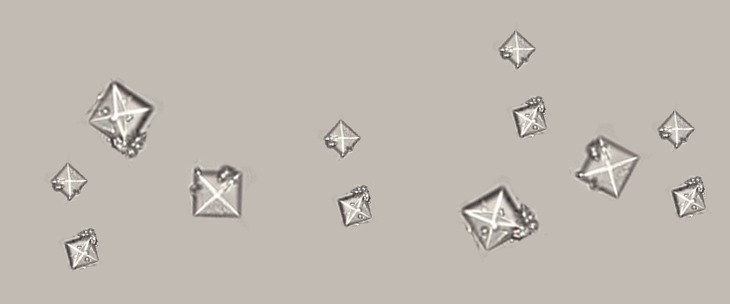
#> input picture ImagemTeste5.png, 730 x 304 px
$ python herenohini.py
#> lines starting #> are read from the running program, lines starting #| are printed output that depends on the picture; after the words box and inside, x2 and y2 are one past the last pixel; in counts of white or black regions, pixels touching at a corner belong together
import cv2
import numpy as np
import matplotlib.pyplot as plt

# 1. Carregar imagem (ou criar sintética para teste)
imagem = cv2.imread('ImagemTeste5.png')
#> imagem is the input picture: shape (304, 730, 3); mean B, G, R 177.4, 185.1, 192

imagem_colorida = imagem.copy()
imagem = cv2.cvtColor(imagem, cv2.COLOR_BGR2GRAY)
#> imagem: shape (304, 730)

# 2. Suavizar para reduzir ruído
imagem_suave = cv2.GaussianBlur(imagem, (5,5), 1)

# 3. Detectar bordas com Canny
bordas = cv2.Canny(imagem_suave, 30, 100)
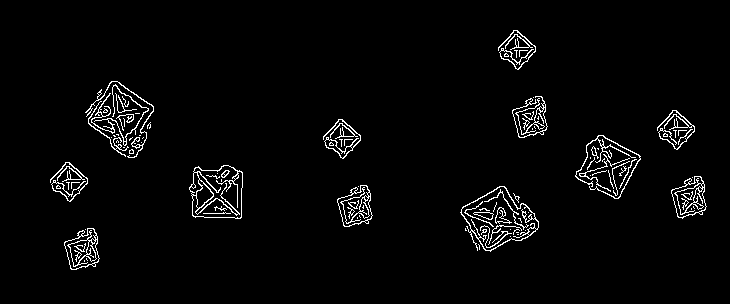
#> bordas: shape (304, 730); 2.9% white in thin lines or dots, all inside (x1, y1, x2, y2) = (50, 30, 707, 270)

# 4. Fechar as bordas (dilatação + erosão)
kernel = np.ones((3,3), np.uint8)
bordas_fechadas = cv2.morphologyEx(bordas, cv2.MORPH_CLOSE, kernel)
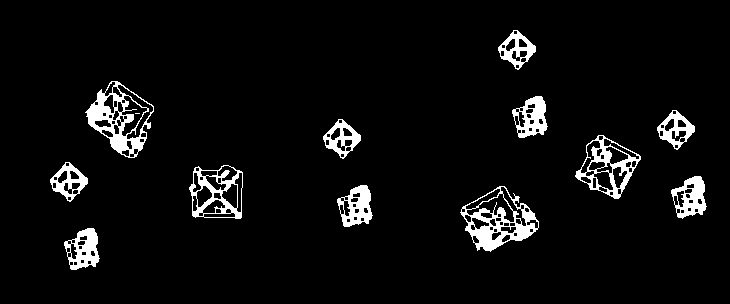
#> bordas_fechadas: shape (304, 730); 5.3% white; 13 white regions (1 under 20 px)

# 5. Encontrar contornos
contornos, _ = cv2.findContours(bordas_fechadas, cv2.RETR_EXTERNAL, cv2.CHAIN_APPROX_SIMPLE)
#> contornos = 12 contours; largest, box (x1, y1, x2, y2) and area: (85, 81, 154, 158) 3109, (460, 186, 539, 252) 3086, (575, 135, 641, 199) 2428, (189, 165, 243, 219) 2400, (671, 176, 707, 219) 1004

# 6. Calcular áreas e perímetros
areas = []
perimetros = []

for i, contorno in enumerate(contornos):
    area = cv2.contourArea(contorno)
    perimetro = cv2.arcLength(contorno, True)
    areas.append(area)
    perimetros.append(perimetro)
    print(f"Objeto {i+1}: Área = {area:.2f} px² | Perímetro = {perimetro:.2f} px")
#> this loop made 12 passes
#> (area, perimetro) on passes 1 to 12: (1002.5, 139.2), (3086.5, 278.5), (1002.5, 139.2), (1003.5, 140), (2399.5, 203.8), (834.5, 118.6), (2428, 210), (836, 118), (834.5, 118.6), (1002.5, 139.2), (3109, 263.1), (834.5, 118.6)
#| Objeto 1: Área = 1002.50 px² | Perímetro = 139.15 px
#| Objeto 2: Área = 3086.50 px² | Perímetro = 278.49 px
#| Objeto 3: Área = 1002.50 px² | Perímetro = 139.15 px
#| Objeto 4: Área = 1003.50 px² | Perímetro = 139.98 px
#| Objeto 5: Área = 2399.50 px² | Perímetro = 203.84 px
#| Objeto 6: Área = 834.50 px² | Perímetro = 118.61 px
#| Objeto 7: Área = 2428.00 px² | Perímetro = 209.97 px
#| Objeto 8: Área = 836.00 px² | Perímetro = 118.02 px
#> (further printed lines are left out)
#> after the loop, areas = [1002.5, 3086.5, 1002.5, 1003.5, 2399.5, 834.5, 2428, 836, 834.5, 1002.5, 3109, 834.5]; perimetros = [139.2, 278.5, 139.2, 140, 203.8, 118.6, 210, 118, 118.6, 139.2, 263.1, 118.6]

# 7. Desenhar contornos na imagem original com numeração
resultado = imagem_colorida.copy()
for i, contorno in enumerate(contornos):
    # Desenhar contorno
    cv2.drawContours(resultado, [contorno], -1, (0, 255, 0), 2)

    # Calcular centroide para colocar número
    M = cv2.moments(contorno)
    if M["m00"] != 0:
        cx = int(M["m10"] / M["m00"])
        cy = int(M["m01"] / M["m00"])
        cv2.putText(resultado, str(i+1), (cx, cy),
                   cv2.FONT_HERSHEY_SIMPLEX, 0.6, (255, 0, 0), 2)
#> this loop made 12 passes
#> (cx, cy) on passes 1 to 12: (82, 249), (497, 219), (355, 206), (689, 197), (216, 192), (68, 181), (607, 166), (341, 138), (675, 129), (530, 117), (120, 118), (516, 49)
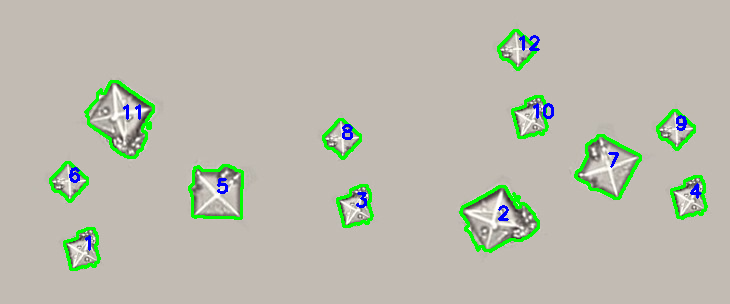
#> resultado: shape (304, 730, 3); 3.39% of pixels changed, all inside (x1, y1, x2, y2) = (49, 29, 708, 271)

# 8. Criar tabela com resultados
print("\n" + "="*50)
print(f"Total de objetos encontrados: {len(contornos)}")
#| Total de objetos encontrados: 12
print(f"Área total segmentada: {sum(areas):.2f} px²")
#| Área total segmentada: 18373.50 px²
print(f"Área média: {np.mean(areas):.2f} px²")
#| Área média: 1531.12 px²
print(f"Área mínima: {min(areas):.2f} px²")
#| Área mínima: 834.50 px²
print(f"Área máxima: {max(areas):.2f} px²")
#| Área máxima: 3109.00 px²
print(f"Perímetro total: {sum(perimetros):.2f} px")
#| Perímetro total: 1986.68 px
print(f"Perímetro médio: {np.mean(perimetros):.2f} px")
#| Perímetro médio: 165.56 px
print("="*50)

# 9. Mostrar resultados
fig = plt.figure(figsize=(15, 5))

plt.subplot(1, 3, 1)
plt.imshow(imagem, cmap='gray')
plt.title('Imagem Original')
plt.axis('off')

plt.subplot(1, 3, 2)
plt.imshow(bordas, cmap='gray')
plt.title('Bordas Detectadas')
plt.axis('off')

plt.subplot(1, 3, 3)
plt.imshow(cv2.cvtColor(resultado, cv2.COLOR_BGR2RGB))
plt.title(f'Segmentação Final ({len(contornos)} objetos)')
plt.axis('off')

plt.tight_layout()
plt.show()
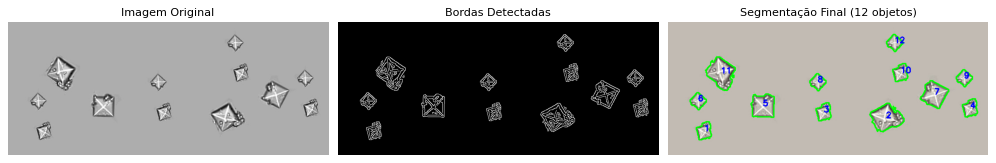
#> figure drawn by matplotlib, 3 panels

# 10. Gráfico de barras com áreas
plt.figure(figsize=(10, 4))

plt.subplot(1, 2, 1)
objetos = [f'Obj {i+1}' for i in range(len(areas))]
#> objetos = ['Obj 1', 'Obj 2', 'Obj 3', 'Obj 4', 'Obj 5', 'Obj 6', 'Obj 7', 'Obj 8', 'Obj 9', 'Obj 10', 'Obj 11', 'Obj 12']
plt.bar(objetos, areas, color='green', alpha=0.7)
plt.title('Área por Objeto (px²)')
plt.xlabel('Objeto')
plt.ylabel('Área (px²)')
plt.xticks(rotation=45)

plt.subplot(1, 2, 2)
plt.bar(objetos, perimetros, color='blue', alpha=0.7)
plt.title('Perímetro por Objeto (px)')
plt.xlabel('Objeto')
plt.ylabel('Perímetro (px)')
plt.xticks(rotation=45)

plt.tight_layout()
plt.show()
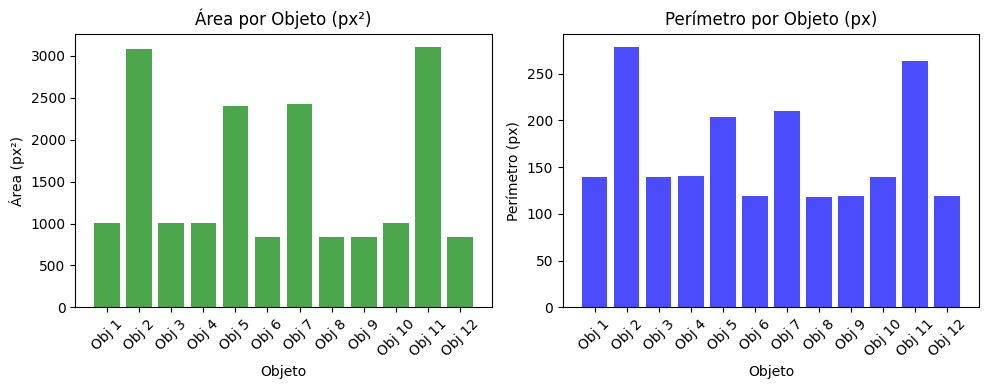
#> figure drawn by matplotlib, 2 panels; panel 1: tallest bar 3109 high, from x = 9.6 to 10.4; panel 2: tallest bar 278.5 high, from x = 0.6 to 1.4

$ run again, with ImagemTeste10.png copied over ImagemTeste5.png
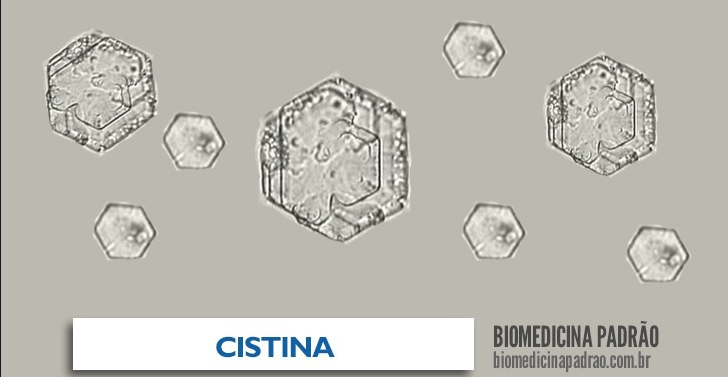
#> input picture ImagemTeste10.png, 728 x 377 px
#> imagem is the input picture: shape (377, 728, 3); mean B, G, R 178.7, 186.5, 188.8
#> imagem: shape (377, 728)
#> `bordas = cv2.Canny(imagem_suave, 30, 100)`:
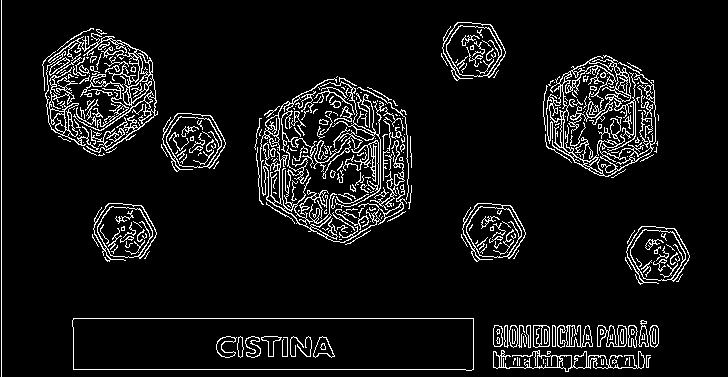
#> bordas: shape (377, 728); 7.7% white in thin lines or dots
#> bordas_fechadas: shape (377, 728); 15.3% white; 15 white regions
#> contornos = 13 contours; largest, box (x1, y1, x2, y2) and area: (72, 318, 474, 371) 20413, (254, 76, 412, 245) 19520, (42, 28, 158, 156) 10573, (543, 55, 659, 178) 10560, (92, 203, 157, 262) 2822
#> the loop `for i, contorno in enumerate(contornos):` made 13 passes
#> (area, perimetro) on passes 1 to 8: (1949.5, 422.3), (1957, 275.9), (1115.5, 233.6), (20413, 903.7), (2818, 221.3), (2818, 220.5), (2822, 222.5), (2817.5, 219.9)
#> (printed output is left out)
#> after the loop `for i, contorno in enumerate(contornos):`: areas = [1949.5, 1957, 1115.5, 20413, 2818, 2818, 2822, 2817.5, 19519.5, 10560, 10573, 2812.5, 376]; perimetros = [422.3, 275.9, 233.6, 903.7, 221.3, 220.5, 222.5, 219.9, 651.6, 437.4, 416.3, 221.9, 754]
#> the loop `for i, contorno in enumerate(contornos):` made 13 passes
#> (contorno, cx, cy) on pass 13: ([[0, 0], [0, 376], [1, 376], [1, 0]], 0, 188)
#| Total de objetos encontrados: 13
#| Área total segmentada: 80551.50 px²
#| Área média: 6196.27 px²
#| Área mínima: 376.00 px²
#| Área máxima: 20413.00 px²
#| Perímetro total: 5200.98 px
#| Perímetro médio: 400.08 px
#> objetos = ['Obj 1', 'Obj 2', 'Obj 3', 'Obj 4', 'Obj 5', 'Obj 6', 'Obj 7', 'Obj 8', 'Obj 9', 'Obj 10', 'Obj 11', 'Obj 12', 'Obj 13']
#> `plt.show()`:
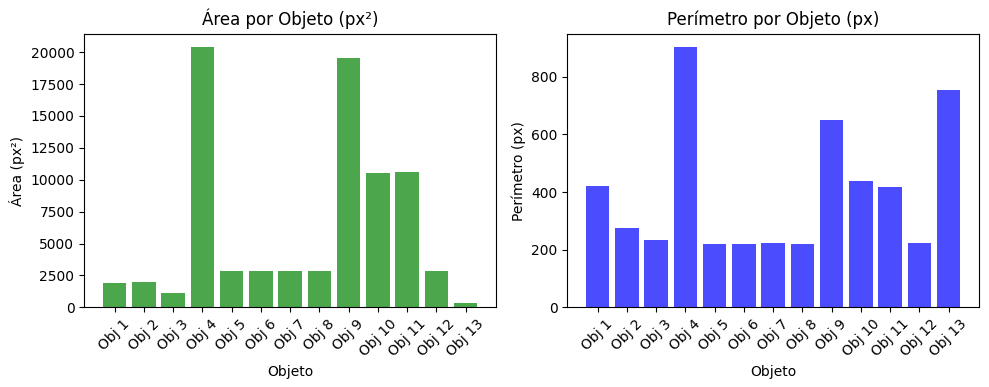
#> figure drawn by matplotlib, 2 panels; panel 1: tallest bar 20413 high, from x = 2.6 to 3.4; panel 2: tallest bar 903.7 high, from x = 2.6 to 3.4
